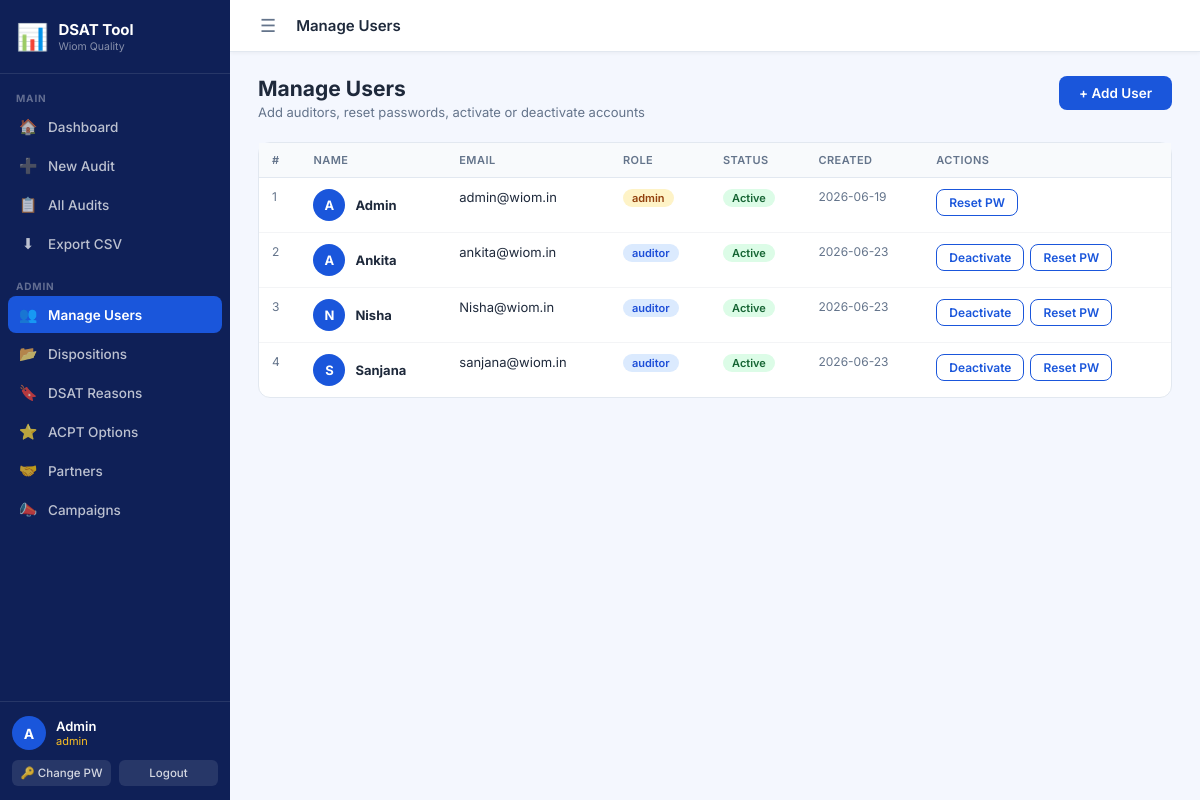
Page /admin/users (signed in) on the committed database.
### tables this page shows
CREATE TABLE users (
            id INTEGER PRIMARY KEY AUTOINCREMENT,
            name TEXT NOT NULL,
            email TEXT UNIQUE NOT NULL,
            password TEXT NOT NULL,
            role TEXT NOT NULL DEFAULT 'auditor',
            active INTEGER DEFAULT 1,
            created_at TEXT DEFAULT CURRENT_TIMESTAMP
        );

### app.py (the view)
@app.route('/admin/users')
@admin_required
def admin_users():
    conn = get_db()
    users = conn.execute("SELECT * FROM users ORDER BY role, name").fetchall()
    conn.close()
    return render_template('admin_users.html', users=users)

### app.py (called while the page is built)
def get_db():
    conn = sqlite3.connect(DB)
    conn.row_factory = sqlite3.Row
    return conn

def admin_required(f):
    @wraps(f)
    def decorated(*args, **kwargs):
        if 'user_id' not in session:
            return redirect(url_for('login'))
        if session.get('role') != 'admin':
            flash('Admin access required.', 'error')
            return redirect(url_for('dashboard'))
        return f(*args, **kwargs)
    return decorated

### templates/admin_users.html (shortened to what this page needs)
{% extends "base.html" %}
{% block page_heading %}Manage Users{% endblock %}
{% block content %}
<div class="page-header">
  <div>
    <div class="page-title">Manage Users</div>
    <div class="page-subtitle">Add auditors, reset passwords, activate or deactivate accounts</div>
  </div>
  <button class="btn btn-primary" onclick="document.getElementById('addModal').classList.add('open')">+ Add User</button>
</div>
<div class="card" style="padding:0;">
  <div class="table-wrap">
    <table>
      <thead>
        <tr><th>#</th><th>Name</th><th>Email</th><th>Role</th><th>Status</th><th>Created</th><th>Actions</th></tr>
      </thead>
      <tbody>
        {% for u in users %}
        <tr>
          <td class="text-muted text-sm">{{ loop.index }}</td>
          <td>
            <div style="display:flex;align-items:center;gap:10px;">
              <div style="width:32px;height:32px;border-radius:50%;background:var(--blue);display:flex;align-items:center;justify-content:center;color:#fff;font-weight:700;font-size:13px;flex-shrink:0;">
                {{ u.name[0] }}
              </div>
              <strong>{{ u.name }}</strong>
            </div>
          </td>
          <td>{{ u.email }}</td>
          <td>
            <span class="badge {% if u.role == 'admin' %}b-admin{% else %}b-blue{% endif %}">{{ u.role }}</span>
          </td>
          <td>
            <span class="badge {% if u.active %}b-green{% else %}b-gray{% endif %}">
              {{ 'Active' if u.active else 'Inactive' }}
            </span>
          </td>
          <td class="text-sm text-muted">{{ u.created_at[:10] if u.created_at else '—' }}</td>
          <td>
            <div style="display:flex;gap:6px;flex-wrap:wrap;">
              {% if u.role != 'admin' %}
              <form method="POST" action="{{ url_for('admin_toggle_user', uid=u.id) }}">
                <button class="btn btn-sm {% if u.active %}btn-outline{% else %}btn-success{% endif %}">
                  {{ 'Deactivate' if u.active else 'Activate' }}
                </button>
              </form>
              {% endif %}
              <button class="btn btn-outline btn-sm" onclick="openReset({{ u.id }}, '{{ u.name|e }}')">
                Reset PW
              </button>
            </div>
          </td>
        </tr>
        {% endfor %}
      </tbody>
    </table>
  </div>
</div>
{% endblock %}

### static/style.css (style rules this page uses)
* { box-sizing: border-box; margin: 0; padding: 0; }
:root { --blue: #1a56db; --blue-dark: #1040b0; --blue-light: #ebf0ff; --blue-mid: #3b82f6; --sidebar-w: 230px; --sidebar-bg: #0f2057; --sidebar-hover: #1a3a80; --sidebar-active: #1a56db; --text: #1e293b; --text-muted: #64748b; --border: #e2e8f0; --bg: #f4f7fe; }
body { font-family: 'Inter', sans-serif; background: var(--bg); color: var(--text); min-height: 100vh; }
.btn { display: inline-flex; align-items: center; gap: 6px; padding: 9px 20px; border-radius: 8px; font-size: 13.5px; font-weight: 600; font-family: 'Inter', sans-serif; cursor: pointer; border: none; text-decoration: none; transition: all 0.15s; }
.btn-primary { background: var(--blue); color: #fff; }
.btn-outline { background: #fff; color: var(--blue); border: 1.5px solid var(--blue); }
.btn-sm { padding: 5px 12px; font-size: 12px; }
.card { background: #fff; border-radius: 12px; border: 1px solid var(--border); padding: 22px; margin-bottom: 20px; }
.page-header { display: flex; justify-content: space-between; align-items: flex-start; margin-bottom: 22px; }
.page-title { font-size: 21px; font-weight: 700; color: var(--text); }
.page-subtitle { font-size: 13px; color: var(--text-muted); margin-top: 3px; }
.table-wrap { overflow-x: auto; }
table { width: 100%; border-collapse: collapse; font-size: 13px; }
thead th { background: #f8fafc; color: var(--text-muted); font-weight: 600; font-size: 11px; text-transform: uppercase; letter-spacing: 0.04em; padding: 10px 13px; text-align: left; border-bottom: 1px solid var(--border); white-space: nowrap; }
tbody td { padding: 11px 13px; border-bottom: 1px solid #f3f4f6; vertical-align: top; }
tbody tr:last-child td { border-bottom: none; }
.badge { display: inline-block; padding: 2px 9px; border-radius: 20px; font-size: 11px; font-weight: 600; }
.b-green { background: #dcfce7; color: #166534; }
.b-blue { background: #dbeafe; color: #1d4ed8; }
.b-admin { background: #fef3c7; color: #92400e; }
.text-muted { color: var(--text-muted); }
.text-sm { font-size: 12px; }

### rows in the picture
users: name "A", name "Admin", email "admin@wiom.in", role "admin", active "Active", created_at "2026-06-19"
users: name "A", name "Ankita", email "ankita@wiom.in", role "auditor", active "Active", created_at "2026-06-23", active "Deactivate"
users: name "N", name "Nisha", email "Nisha@wiom.in", role "auditor", active "Active", created_at "2026-06-23", active "Deactivate"
users: name "S", name "Sanjana", email "sanjana@wiom.in", role "auditor", active "Active", created_at "2026-06-23", active "Deactivate"

### other values in the picture
{{ session.user_name[0] }} "A"
{{ session.user_name }} "Admin"
{{ session.role }} "admin"
